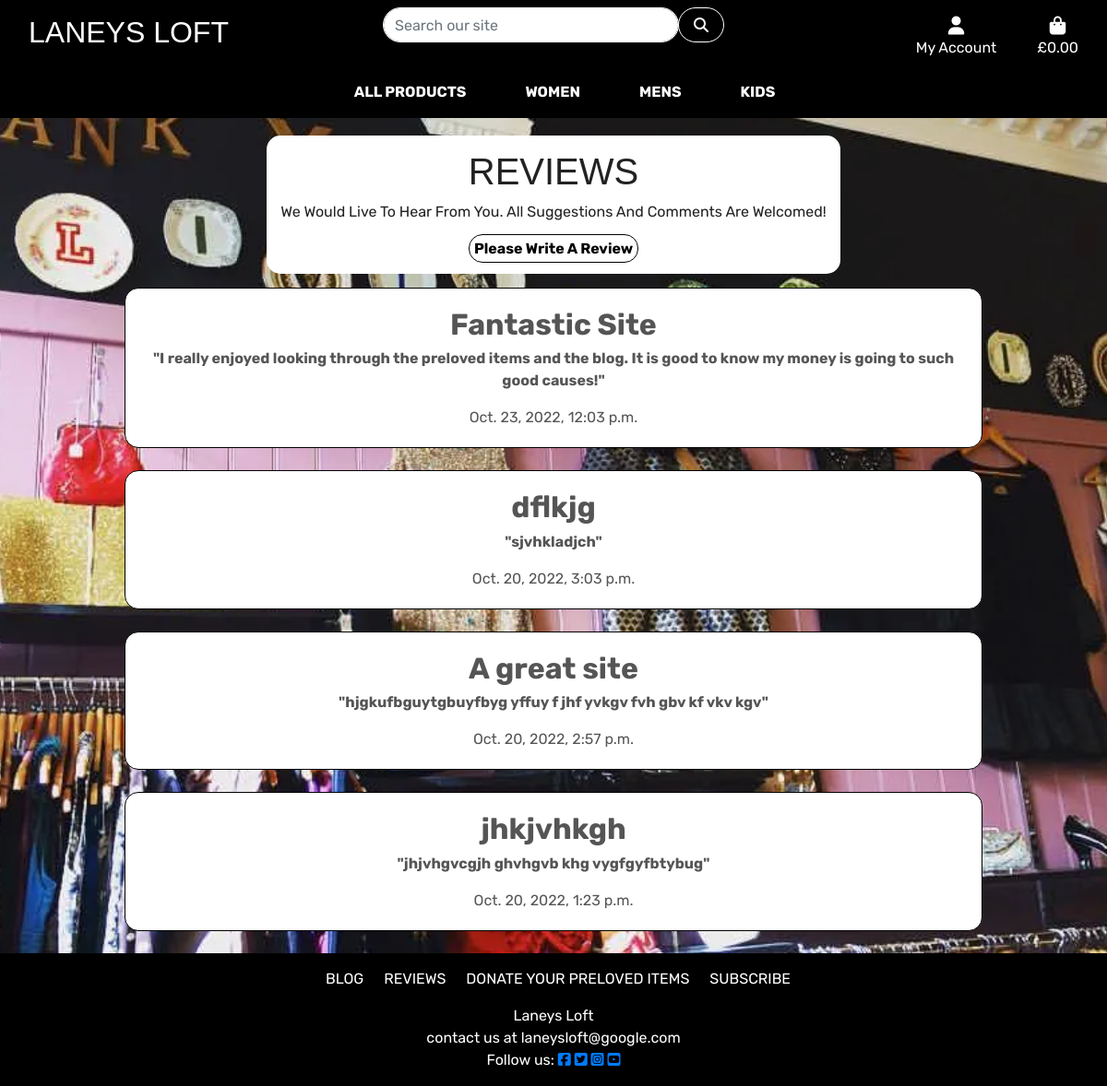
The app's page /reviews/reviews/ with its own data.
### reviews/models.py (models this page shows, shortened)
class Review(models.Model):
    title = models.CharField(max_length=200, null=True)
    user = models.CharField(max_length=200)
    review = models.TextField(blank=True)
    created_on = models.DateTimeField(auto_now=True)
    class Meta:
        ordering = ["-created_on"]

### reviews/views.py (the view)
# urls.py: path('reviews/', views.ReviewList.as_view(), name='reviews'),
class ReviewList(ListView):
    model = Review
    queryset = Review.objects.order_by('-created_on')
    template_name = 'reviews/reviews.html'
    context_object_name = 'reviews'

### bag/contexts.py (called while the page is built, shortened)
def bag_contents(request):
    bag_items = []
    total = 0
    item_count = 0
    bag = request.session.get('bag', {})
    if total < settings.FREE_DELIVERY_THRESHOLD:
        delivery = total * Decimal(settings.STANDARD_DELIVERY_PERCENTAGE / 100)
        free_delivery_delta = settings.FREE_DELIVERY_THRESHOLD - total
    else:
        delivery = 0
        free_delivery_delta = 0
    grand_total = delivery + total
    context = {
        'bag_items': bag_items,
        'total': total,
        'item_count': item_count,
        'delivery': delivery,
        'free_delivery_delta': free_delivery_delta,
        'free_delivery_threshold': settings.FREE_DELIVERY_THRESHOLD,
        'grand_total': grand_total,
    }
    return context

### reviews/templates/reviews/reviews.html (shortened to what this page needs)
{% extends "base.html" %}
{% load static %}
{% block page_header %}
    <div class="container header-container">
    </div>
{% endblock %}
{% block content %}
    <div class="container">
        <div class="row">
            <div class="col d-flex justify-content-center">
                <span class="write-review text-center">
                    <h1 class="logo-font">Reviews</h1>
                    <p>We would live to hear from you. All suggestions and comments are welcomed!
                    </p>
                    <a class="write-review-link text-center" href="{% url 'create_review' %}"><strong>Please write a review</strong></a>
                </span>
            </div>
        </div>
    </div>
    {% for review in reviews %}
    <div class="container">
        <div class="row">
            <div class="col d-flex justify-content-center">
                <div class="card text-center review-body" style="width: 122rem;">
                    <div class="card-body">
                        <h2 class="card-title"><strong>{{ review.title }}</strong></h2>
                        <p class="card-text"><strong>"{{ review.review }}"</strong></p>
                        <p class="card-text">{{ review.created_on}}</p>
                    </div>
                </div>
            </div>
        </div>
    </div>
    <br>
    {% endfor %}
{% endblock %}

### static/css/base.css (style rules this page uses)
html { height: 100%; }
body { background: url('/media/homepage_background_cropped.jpg') no-repeat center center fixed; background-size: cover; height: calc(100vh - 164px); color: #555; font-family: 'Rubik'; background-color: lightgrey; }
.header-container { padding-top: 145px; }
.logo-font { text-transform: uppercase; font-family: 'Alfa Slab One', sans-serif; }
.review-body { border-radius: 15px; border:solid 1px black; }
.write-review { margin-bottom: 15px; border-radius: 15px; padding: 15px; background-color: white; color: #222; text-transform: capitalize; }
.write-review-link { background-color: white; color: black; border:solid 1px black; border-radius: 15px; padding: 5px; }
@media (min-width: 1200px) { .container { max-width: 80%; } }
@media (min-width: 992px) { .header-container { padding-top: 164px; } }
@media (min-width: 408px) { .header-container { padding-top: 100px; } }
@media (min-width: 992px) { .header-container { padding-top: 147px; } }

### records on screen
Review: title "Fantastic Site", review "I really enjoyed looking through the preloved items and the blog. It is good to know my money is going to such good causes!", created_on "Oct. 23, 2022, 12:03 p.m."
Review: title "dflkjg", review "sjvhkladjch", created_on "Oct. 20, 2022, 3:03 p.m."
Review: title "A great site", review "hjgkufbguytgbuyfbyg yffuy f jhf yvkgv fvh gbv kf vkv kgv", created_on "Oct. 20, 2022, 2:57 p.m."
Review: title "jhkjvhkgh", review "jhjvhgvcgjh ghvhgvb khg vygfgyfbtybug", created_on "Oct. 20, 2022, 1:23 p.m."
